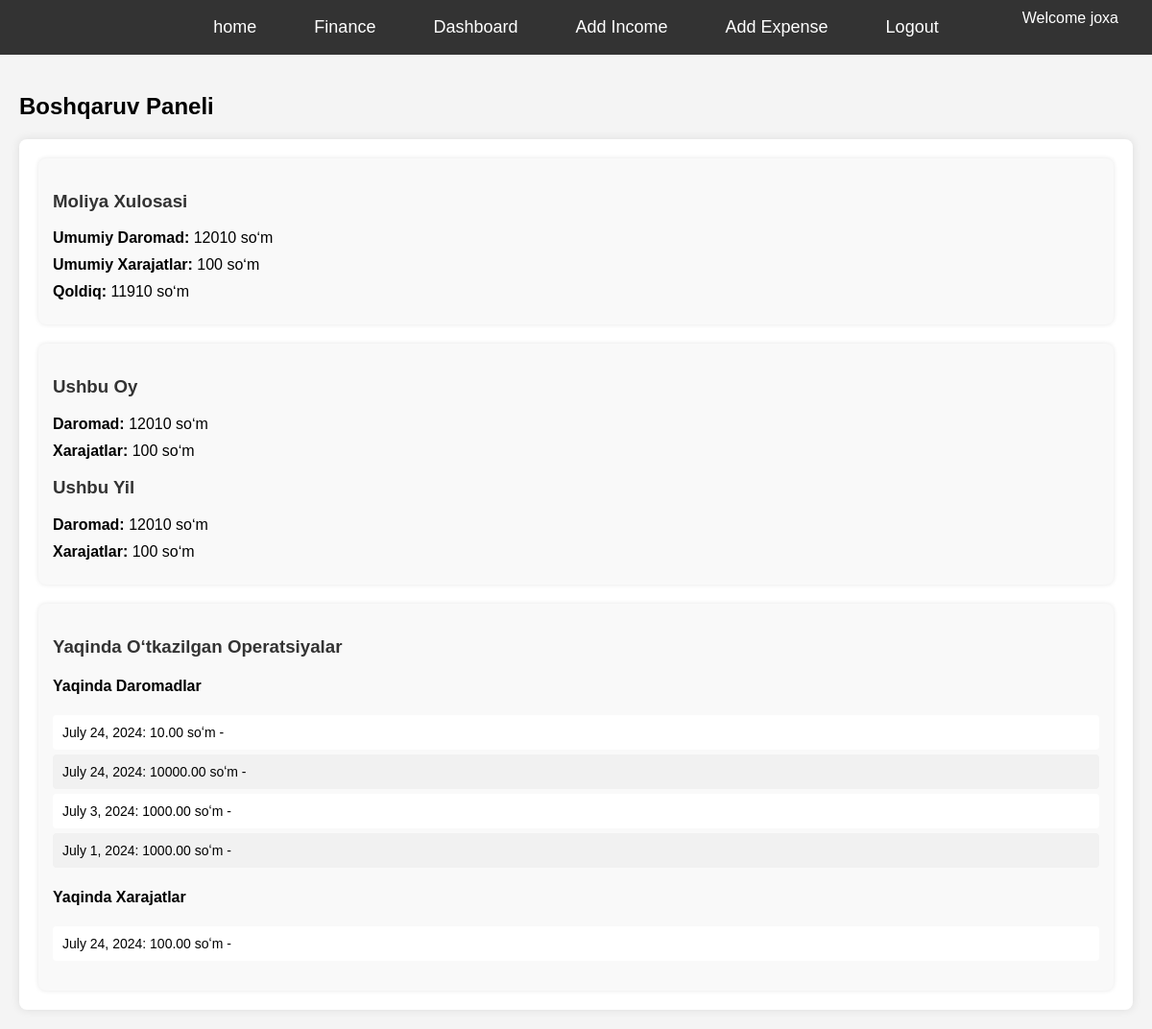
The page /finance/dashboard/ (signed in) on the database its author committed.
### users/models.py (models this page shows, shortened)
class CustomUser(AbstractUser):
    phone_number = models.CharField(max_length=15, blank=True, null=True)
    address = models.TextField(blank=True, null=True)
    groups = models.ManyToManyField(
        'auth.Group',
        related_name='accounts_customuser_set',
        blank=True,
        help_text=_('The groups this user belongs to. A user will get all permissions granted to each of their groups.'),
        related_query_name='user',
    )
    user_permissions = models.ManyToManyField(
        'auth.Permission',
        related_name='accounts_customuser_set',
        blank=True,
        help_text=_('Specific permissions for this user.'),
        related_query_name='user',
    )

### finance/models.py (models this page shows, shortened)
class Income(models.Model):
    amount = models.DecimalField(max_digits=10, decimal_places=2)
    date = models.DateField()
    account = models.ForeignKey(Account, on_delete=models.CASCADE)
    source = models.CharField(max_length=100, default='unknown')

class Expense(models.Model):
    amount = models.DecimalField(max_digits=10, decimal_places=2)
    date = models.DateField()
    account = models.ForeignKey(Account, on_delete=models.CASCADE)
    category = models.CharField(max_length=100, default='unknown')

### finance/views.py (the view)
# urls.py: path('dashboard/', dashboard, name='dashboard'),
@login_required(login_url='/login/')
def dashboard(request):
    today = timezone.now().date()
    start_of_month = today.replace(day=1)
    start_of_year = today.replace(month=1, day=1)
    total_income = Income.objects.aggregate(Sum('amount'))['amount__sum'] or 0
    total_expenses = Expense.objects.aggregate(Sum('amount'))['amount__sum'] or 0
    net_balance = total_income - total_expenses
    monthly_income = Income.objects.filter(date__gte=start_of_month).aggregate(Sum('amount'))['amount__sum'] or 0
    monthly_expenses = Expense.objects.filter(date__gte=start_of_month).aggregate(Sum('amount'))['amount__sum'] or 0
    yearly_income = Income.objects.filter(date__gte=start_of_year).aggregate(Sum('amount'))['amount__sum'] or 0
    yearly_expenses = Expense.objects.filter(date__gte=start_of_year).aggregate(Sum('amount'))['amount__sum'] or 0
    recent_incomes = Income.objects.order_by('-date')[:5]
    recent_expenses = Expense.objects.order_by('-date')[:5]
    context = {
        'total_income': total_income,
        'total_expenses': total_expenses,
        'net_balance': net_balance,
        'monthly_income': monthly_income,
        'monthly_expenses': monthly_expenses,
        'yearly_income': yearly_income,
        'yearly_expenses': yearly_expenses,
        'recent_incomes': recent_incomes,
        'recent_expenses': recent_expenses,
    }
    return render(request, 'dashboard.html', context)

### finance/templates/dashboard.html (shortened to what this page needs)
{% extends 'base.html' %}
{% block content %}
<h2>Boshqaruv Paneli</h2>
<div class="dashboard">
    <section class="summary">
        <h3>Moliya Xulosasi</h3>
        <p><strong>Umumiy Daromad:</strong> {{ total_income }} soʻm</p>
        <p><strong>Umumiy Xarajatlar:</strong> {{ total_expenses }} soʻm</p>
        <p><strong>Qoldiq:</strong> {{ net_balance }} soʻm</p>
    </section>
    <section class="monthly-yearly">
        <h3>Ushbu Oy</h3>
        <p><strong>Daromad:</strong> {{ monthly_income }} soʻm</p>
        <p><strong>Xarajatlar:</strong> {{ monthly_expenses }} soʻm</p>
        <h3>Ushbu Yil</h3>
        <p><strong>Daromad:</strong> {{ yearly_income }} soʻm</p>
        <p><strong>Xarajatlar:</strong> {{ yearly_expenses }} soʻm</p>
    </section>
    <section class="recent-transactions">
        <h3>Yaqinda Oʻtkazilgan Operatsiyalar</h3>
        <h4>Yaqinda Daromadlar</h4>
        <ul>
            {% for income in recent_incomes %}
            <li>{{ income.date }}: {{ income.amount }} soʻm - {{ income.description }}</li>
            {% empty %}
            <li>Yaqinda daromadlar mavjud emas.</li>
            {% endfor %}
        </ul>
        <h4>Yaqinda Xarajatlar</h4>
        <ul>
            {% for expense in recent_expenses %}
            <li>{{ expense.date }}: {{ expense.amount }} soʻm - {{ expense.description }}</li>
            {% empty %}
            <li>Yaqinda xarajatlar mavjud emas.</li>
            {% endfor %}
        </ul>
    </section>
</div>
{% endblock %}

### templates/base.html (shortened to what this page needs)
<!DOCTYPE html>
<html lang="en">
<head>
</head>
<body>
    <header>
        <nav>
            <ul>
                <li><a href="{% url 'home' %}">home</a></li>
                <li><a href="{% url 'finance_home' %}">Finance</a></li>
                <li><a href="{% url 'dashboard' %}">Dashboard</a></li>
                {% if user.is_authenticated %}
                    <li><a href="{% url 'add_income' %}">Add Income</a></li>
                    <li><a href="{% url 'add_expense' %}">Add Expense</a></li>
                    <li><a href="{% url 'logout' %}">Logout</a></li>
                {% else %}
                    <li><a href="{% url 'login' %}">Login</a></li>
                    <li><a href="{% url 'register' %}">Register</a></li>
                {% endif %}
            </ul>
            {% if user.is_authenticated %}
                <div class="user-info">
                    <span>Welcome {{ user.username }}</span>
                </div>
            {% endif %}
        </nav>
    </header>
    <main>
        {% block content %}{% endblock %}
    </main>
    <link rel="stylesheet" href="https://code.jquery.com/ui/1.12.1/themes/base/jquery-ui.css">
</body>
</html>

### templates/base.html (style rules this page uses)
body { font-family: Arial, sans-serif; margin: 0; padding: 0; background-color: #f4f4f4; }
header { background: #333; color: #fff; padding: 10px 0; position: relative; }
nav ul { list-style: none; margin: 0; padding: 0; display: flex; justify-content: center; }
nav ul li { margin: 0 15px; }
nav ul li a { color: #fff; text-decoration: none; font-size: 18px; padding: 8px 15px; display: inline-block; transition: background 0.3s; }
.user-info { position: absolute; right: 20px; top: 10px; color: #fff; }
.user-info span { margin-right: 15px; font-size: 16px; }
main { padding: 20px; }

### finance/templates/dashboard.html (style rules this page uses)
.dashboard { display: flex; flex-direction: column; gap: 20px; max-width: 1200px; margin: 0 auto; padding: 20px; background: #fff; border-radius: 8px; box-shadow: 0 0 10px rgba(0, 0, 0, 0.1); }
.dashboard h3 { color: #333; }
.summary, .monthly-yearly, .recent-transactions { background: #f9f9f9; padding: 15px; border-radius: 8px; box-shadow: 0 0 5px rgba(0, 0, 0, 0.1); }
.summary p, .monthly-yearly p { margin: 10px 0; font-size: 16px; }
.recent-transactions ul { list-style-type: none; padding: 0; }
.recent-transactions li { margin: 5px 0; font-size: 14px; }
.recent-transactions li:nth-child(even) { background: #f1f1f1; padding: 10px; border-radius: 4px; }
.recent-transactions li:nth-child(odd) { background: #fff; padding: 10px; border-radius: 4px; }

### rows shown on the page
CustomUser: username "joxa"
Income: date "July 24, 2024", amount "10.00"
Income: date "July 24, 2024", amount "10000.00"
Income: date "July 3, 2024", amount "1000.00"
Income: date "July 1, 2024", amount "1000.00"
Expense: date "July 24, 2024", amount "100.00"

### other values the page prints
{{ total_income }} "12010"
{{ total_expenses }} "100"
{{ net_balance }} "11910"
{{ monthly_income }} "12010"
{{ monthly_expenses }} "100"
{{ yearly_income }} "12010"
{{ yearly_expenses }} "100"
